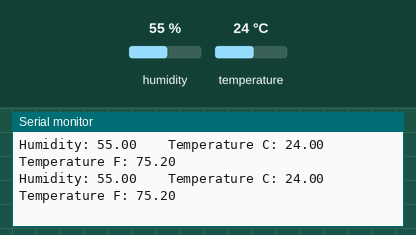
A sketch run on a simulated Arduino Uno, built with avr-gcc and run on an emulated ATmega328P. Shown: the last lines printed to the serial monitor. The test bench sets the inputs (shaded band); at power-on: temperature 24 °C, humidity 55 %.

Above: at 1.4 s.
1.5 s: temperature set to 41 °C
At 2.43 s:
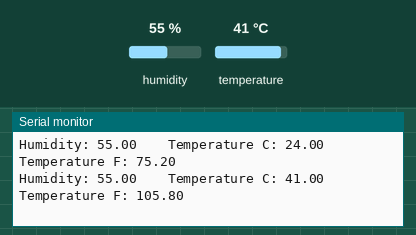
7.5 s: humidity set to 22 %
At 7.59 s:
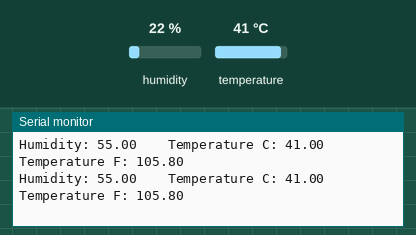
13.5 s: humidity set to 40 %
At 13.52 s:
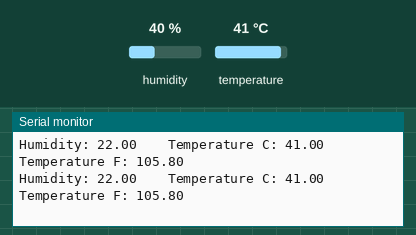
19.5 s: temperature set to 12 °C
At 19.58 s:
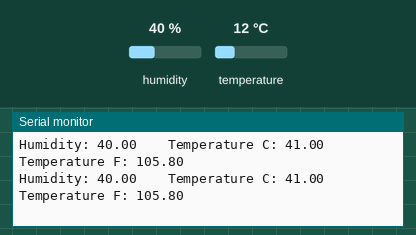
25.5 s: temperature set to 41 °C
At 25.57 s:
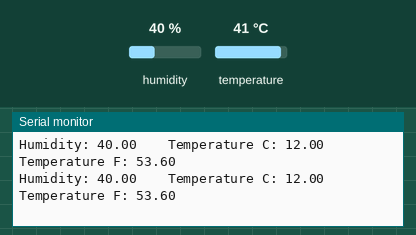
31.5 s: temperature set to 19 °C
At 33.28 s:
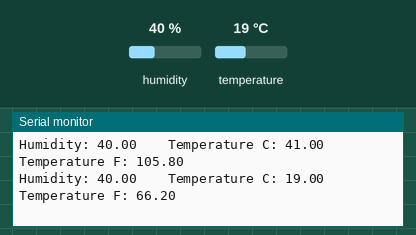
Timing chart, 0 to 34.8 s (numbered marks = the images above; inputs shaded):
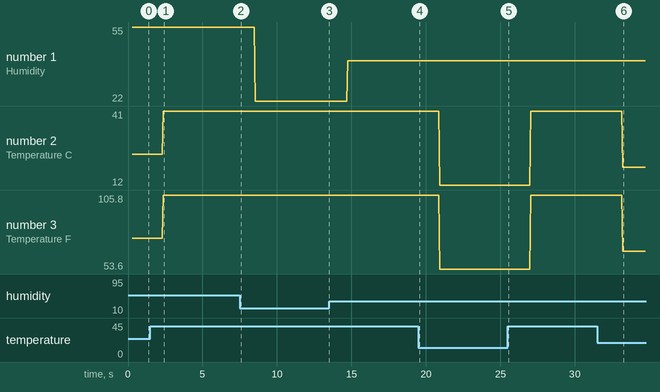

The sketch:

DHT11_Temp_Humi.ino
```cpp
#include <DHT.h>
#define TYPE DHT11
int sensPin=13, dly =250;
DHT HT(sensPin, TYPE);
float humidity, tempC, tempF;
void setup() {
  // put your setup code here, to run once:
Serial.begin(9600);
HT.begin();
delay(dly);
}
void loop() {
  // put your main code here, to run repeatedly:
humidity = HT.readHumidity();
tempC=HT.readTemperature();
tempF=HT.readTemperature(true); // reads in fahrenheit with true

Serial.print("Humidity: ");
Serial.print(humidity);
Serial.print("\t\tTemperature C: ");
Serial.print(tempC);
Serial.print("\t\tTemperature F: ");
Serial.println(tempF);
}
```

Measured:
- after the input at 1.5 s, the serial monitor: prints a new line after 0.87 s (image 1)
- after the input at 31.5 s, the serial monitor: prints a new line after 1.7 s (image 6)
- plotted number 1: 55 → 22 after the input at 7.5 s, 22 → 40 after the input at 13.5 s
- plotted number 2: 24 → 41 after the input at 1.5 s, 41 → 12 after the input at 19.5 s, 12 → 41 after the input at 25.5 s, 41 → 19 after the input at 31.5 s
- plotted number 3: 75.2 → 105.8 after the input at 1.5 s, 105.8 → 53.6 after the input at 19.5 s, 53.6 → 105.8 after the input at 25.5 s, 105.8 → 66.2 after the input at 31.5 s
